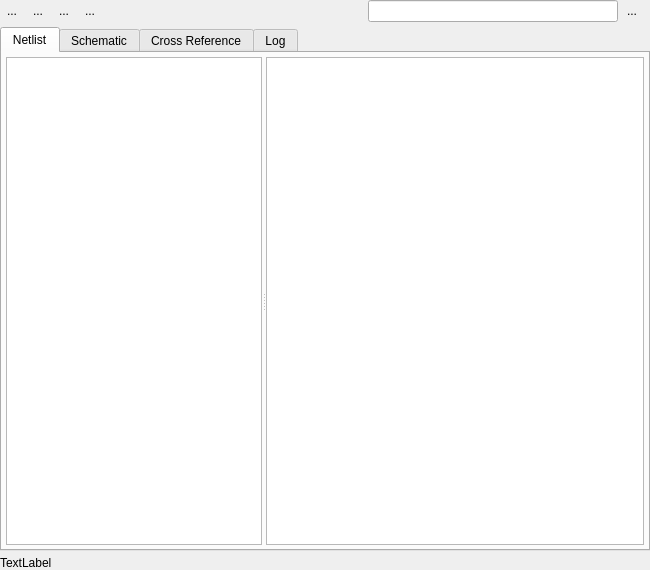
<?xml version="1.0" encoding="UTF-8"?>
<ui version="4.0">
 <class>NetlistBrowserPage</class>
 <widget class="QFrame" name="NetlistBrowserPage">
  <property name="geometry">
   <rect>
    <x>0</x>
    <y>0</y>
    <width>650</width>
    <height>570</height>
   </rect>
  </property>
  <property name="windowTitle">
   <string>Form</string>
  </property>
  <layout class="QHBoxLayout">
   <property name="spacing">
    <number>6</number>
   </property>
   <property name="leftMargin">
    <number>0</number>
   </property>
   <property name="topMargin">
    <number>0</number>
   </property>
   <property name="rightMargin">
    <number>0</number>
   </property>
   <property name="bottomMargin">
    <number>0</number>
   </property>
   <item>
    <widget class="QFrame" name="frame">
     <property name="sizePolicy">
      <sizepolicy hsizetype="Preferred" vsizetype="Preferred">
       <horstretch>1</horstretch>
       <verstretch>0</verstretch>
      </sizepolicy>
     </property>
     <property name="frameShape">
      <enum>QFrame::NoFrame</enum>
     </property>
     <property name="frameShadow">
      <enum>QFrame::Raised</enum>
     </property>
     <layout class="QVBoxLayout" name="verticalLayout">
      <property name="spacing">
       <number>5</number>
      </property>
      <property name="leftMargin">
       <number>0</number>
      </property>
      <property name="topMargin">
       <number>0</number>
      </property>
      <property name="rightMargin">
       <number>0</number>
      </property>
      <property name="bottomMargin">
       <number>0</number>
      </property>
      <item>
       <widget class="QFrame" name="frame_4">
        <property name="frameShape">
         <enum>QFrame::NoFrame</enum>
        </property>
        <property name="frameShadow">
         <enum>QFrame::Raised</enum>
        </property>
        <layout class="QHBoxLayout" name="horizontalLayout_3">
         <property name="spacing">
          <number>2</number>
         </property>
         <property name="leftMargin">
          <number>0</number>
         </property>
         <property name="topMargin">
          <number>0</number>
         </property>
         <property name="rightMargin">
          <number>0</number>
         </property>
         <property name="bottomMargin">
          <number>0</number>
         </property>
         <item>
          <widget class="QToolButton" name="backward">
           <property name="text">
            <string>...</string>
           </property>
           <property name="icon">
            <iconset resource="../../lay/lay/layResources.qrc">
             <normaloff>:/back_16.png</normaloff>:/back_16.png</iconset>
           </property>
           <property name="autoRaise">
            <bool>true</bool>
           </property>
          </widget>
         </item>
         <item>
          <widget class="QToolButton" name="forward">
           <property name="text">
            <string>...</string>
           </property>
           <property name="icon">
            <iconset resource="../../lay/lay/layResources.qrc">
             <normaloff>:/forward_16.png</normaloff>:/forward_16.png</iconset>
           </property>
           <property name="autoRaise">
            <bool>true</bool>
           </property>
          </widget>
         </item>
         <item>
          <widget class="QToolButton" name="info_button">
           <property name="toolTip">
            <string>Show more information about nets</string>
           </property>
           <property name="text">
            <string>...</string>
           </property>
           <property name="icon">
            <iconset resource="../../lay/lay/layResources.qrc">
             <normaloff>:/info_16.png</normaloff>:/info_16.png</iconset>
           </property>
           <property name="autoRaise">
            <bool>true</bool>
           </property>
          </widget>
         </item>
         <item>
          <widget class="QToolButton" name="rerun_button">
           <property name="text">
            <string>...</string>
           </property>
           <property name="icon">
            <iconset resource="../../lay/lay/layResources.qrc">
             <normaloff>:/run.png</normaloff>:/run.png</iconset>
           </property>
           <property name="shortcut">
            <string>F5</string>
           </property>
           <property name="autoRaise">
            <bool>true</bool>
           </property>
          </widget>
         </item>
         <item>
          <spacer name="horizontalSpacer">
           <property name="orientation">
            <enum>Qt::Horizontal</enum>
           </property>
           <property name="sizeHint" stdset="0">
            <size>
             <width>40</width>
             <height>20</height>
            </size>
           </property>
          </spacer>
         </item>
         <item>
          <widget class="lay::DecoratedLineEdit" name="find_text">
           <property name="sizePolicy">
            <sizepolicy hsizetype="Ignored" vsizetype="Fixed">
             <horstretch>1</horstretch>
             <verstretch>0</verstretch>
            </sizepolicy>
           </property>
           <property name="minimumSize">
            <size>
             <width>0</width>
             <height>0</height>
            </size>
           </property>
           <property name="maximumSize">
            <size>
             <width>250</width>
             <height>16777215</height>
            </size>
           </property>
          </widget>
         </item>
         <item>
          <widget class="QToolButton" name="find_button">
           <property name="toolTip">
            <string>Find in netlist</string>
           </property>
           <property name="text">
            <string>...</string>
           </property>
           <property name="icon">
            <iconset resource="../../lay/lay/layResources.qrc">
             <normaloff>:/find.png</normaloff>:/find.png</iconset>
           </property>
           <property name="autoRaise">
            <bool>true</bool>
           </property>
          </widget>
         </item>
         <item>
          <spacer name="horizontalSpacer_2">
           <property name="orientation">
            <enum>Qt::Horizontal</enum>
           </property>
           <property name="sizeType">
            <enum>QSizePolicy::Fixed</enum>
           </property>
           <property name="sizeHint" stdset="0">
            <size>
             <width>6</width>
             <height>20</height>
            </size>
           </property>
          </spacer>
         </item>
        </layout>
       </widget>
      </item>
      <item>
       <widget class="QTabWidget" name="mode_tab">
        <property name="currentIndex">
         <number>0</number>
        </property>
        <widget class="QWidget" name="tab">
         <attribute name="title">
          <string>Netlist</string>
         </attribute>
         <layout class="QVBoxLayout" name="verticalLayout_2">
          <property name="leftMargin">
           <number>4</number>
          </property>
          <property name="topMargin">
           <number>4</number>
          </property>
          <property name="rightMargin">
           <number>4</number>
          </property>
          <property name="bottomMargin">
           <number>4</number>
          </property>
          <item>
           <widget class="QFrame" name="frame_2">
            <property name="sizePolicy">
             <sizepolicy hsizetype="Preferred" vsizetype="Preferred">
              <horstretch>0</horstretch>
              <verstretch>1</verstretch>
             </sizepolicy>
            </property>
            <property name="frameShape">
             <enum>QFrame::NoFrame</enum>
            </property>
            <property name="frameShadow">
             <enum>QFrame::Raised</enum>
            </property>
            <layout class="QHBoxLayout" name="horizontalLayout">
             <property name="leftMargin">
              <number>0</number>
             </property>
             <property name="topMargin">
              <number>0</number>
             </property>
             <property name="rightMargin">
              <number>0</number>
             </property>
             <property name="bottomMargin">
              <number>0</number>
             </property>
             <item>
              <widget class="QSplitter" name="splitter">
               <property name="orientation">
                <enum>Qt::Horizontal</enum>
               </property>
               <widget class="QTreeView" name="nl_hierarchy_tree">
                <property name="sizePolicy">
                 <sizepolicy hsizetype="Expanding" vsizetype="Expanding">
                  <horstretch>0</horstretch>
                  <verstretch>0</verstretch>
                 </sizepolicy>
                </property>
                <attribute name="headerDefaultSectionSize">
                 <number>100</number>
                </attribute>
               </widget>
               <widget class="QTreeView" name="nl_directory_tree">
                <property name="sizePolicy">
                 <sizepolicy hsizetype="Expanding" vsizetype="Expanding">
                  <horstretch>1</horstretch>
                  <verstretch>0</verstretch>
                 </sizepolicy>
                </property>
                <property name="baseSize">
                 <size>
                  <width>0</width>
                  <height>0</height>
                 </size>
                </property>
                <property name="contextMenuPolicy">
                 <enum>Qt::ActionsContextMenu</enum>
                </property>
                <property name="selectionMode">
                 <enum>QAbstractItemView::ExtendedSelection</enum>
                </property>
                <property name="selectionBehavior">
                 <enum>QAbstractItemView::SelectRows</enum>
                </property>
                <property name="uniformRowHeights">
                 <bool>true</bool>
                </property>
                <property name="sortingEnabled">
                 <bool>true</bool>
                </property>
                <property name="allColumnsShowFocus">
                 <bool>true</bool>
                </property>
                <attribute name="headerVisible">
                 <bool>false</bool>
                </attribute>
                <attribute name="headerCascadingSectionResizes">
                 <bool>false</bool>
                </attribute>
                <attribute name="headerShowSortIndicator" stdset="0">
                 <bool>false</bool>
                </attribute>
                <attribute name="headerStretchLastSection">
                 <bool>false</bool>
                </attribute>
               </widget>
              </widget>
             </item>
            </layout>
           </widget>
          </item>
         </layout>
        </widget>
        <widget class="QWidget" name="tab_2">
         <attribute name="title">
          <string>Schematic</string>
         </attribute>
         <layout class="QVBoxLayout" name="verticalLayout_3">
          <property name="leftMargin">
           <number>4</number>
          </property>
          <property name="topMargin">
           <number>4</number>
          </property>
          <property name="rightMargin">
           <number>4</number>
          </property>
          <property name="bottomMargin">
           <number>4</number>
          </property>
          <item>
           <widget class="QFrame" name="frame_5">
            <property name="sizePolicy">
             <sizepolicy hsizetype="Preferred" vsizetype="Preferred">
              <horstretch>0</horstretch>
              <verstretch>1</verstretch>
             </sizepolicy>
            </property>
            <property name="frameShape">
             <enum>QFrame::NoFrame</enum>
            </property>
            <property name="frameShadow">
             <enum>QFrame::Raised</enum>
            </property>
            <layout class="QHBoxLayout" name="horizontalLayout_4">
             <property name="leftMargin">
              <number>0</number>
             </property>
             <property name="topMargin">
              <number>0</number>
             </property>
             <property name="rightMargin">
              <number>0</number>
             </property>
             <property name="bottomMargin">
              <number>0</number>
             </property>
             <item>
              <widget class="QSplitter" name="splitter_3">
               <property name="orientation">
                <enum>Qt::Horizontal</enum>
               </property>
               <widget class="QTreeView" name="sch_hierarchy_tree">
                <property name="sizePolicy">
                 <sizepolicy hsizetype="Expanding" vsizetype="Expanding">
                  <horstretch>0</horstretch>
                  <verstretch>0</verstretch>
                 </sizepolicy>
                </property>
                <attribute name="headerDefaultSectionSize">
                 <number>100</number>
                </attribute>
               </widget>
               <widget class="QTreeView" name="sch_directory_tree">
                <property name="sizePolicy">
                 <sizepolicy hsizetype="Expanding" vsizetype="Expanding">
                  <horstretch>1</horstretch>
                  <verstretch>0</verstretch>
                 </sizepolicy>
                </property>
                <property name="baseSize">
                 <size>
                  <width>0</width>
                  <height>0</height>
                 </size>
                </property>
                <property name="contextMenuPolicy">
                 <enum>Qt::ActionsContextMenu</enum>
                </property>
                <property name="selectionMode">
                 <enum>QAbstractItemView::ExtendedSelection</enum>
                </property>
                <property name="selectionBehavior">
                 <enum>QAbstractItemView::SelectRows</enum>
                </property>
                <property name="uniformRowHeights">
                 <bool>true</bool>
                </property>
                <property name="sortingEnabled">
                 <bool>true</bool>
                </property>
                <property name="allColumnsShowFocus">
                 <bool>true</bool>
                </property>
                <attribute name="headerVisible">
                 <bool>false</bool>
                </attribute>
                <attribute name="headerCascadingSectionResizes">
                 <bool>false</bool>
                </attribute>
                <attribute name="headerShowSortIndicator" stdset="0">
                 <bool>false</bool>
                </attribute>
                <attribute name="headerStretchLastSection">
                 <bool>false</bool>
                </attribute>
               </widget>
              </widget>
             </item>
            </layout>
           </widget>
          </item>
         </layout>
        </widget>
        <widget class="QWidget" name="tab_3">
         <attribute name="title">
          <string>Cross Reference</string>
         </attribute>
         <layout class="QVBoxLayout" name="verticalLayout_4">
          <property name="leftMargin">
           <number>4</number>
          </property>
          <property name="topMargin">
           <number>4</number>
          </property>
          <property name="rightMargin">
           <number>4</number>
          </property>
          <property name="bottomMargin">
           <number>4</number>
          </property>
          <item>
           <widget class="QFrame" name="frame_6">
            <property name="sizePolicy">
             <sizepolicy hsizetype="Preferred" vsizetype="Preferred">
              <horstretch>0</horstretch>
              <verstretch>1</verstretch>
             </sizepolicy>
            </property>
            <property name="frameShape">
             <enum>QFrame::NoFrame</enum>
            </property>
            <property name="frameShadow">
             <enum>QFrame::Raised</enum>
            </property>
            <layout class="QHBoxLayout" name="horizontalLayout_5">
             <property name="leftMargin">
              <number>0</number>
             </property>
             <property name="topMargin">
              <number>0</number>
             </property>
             <property name="rightMargin">
              <number>0</number>
             </property>
             <property name="bottomMargin">
              <number>0</number>
             </property>
             <item>
              <widget class="QSplitter" name="splitter_4">
               <property name="orientation">
                <enum>Qt::Horizontal</enum>
               </property>
               <widget class="QTreeView" name="xref_hierarchy_tree">
                <property name="sizePolicy">
                 <sizepolicy hsizetype="Expanding" vsizetype="Expanding">
                  <horstretch>0</horstretch>
                  <verstretch>0</verstretch>
                 </sizepolicy>
                </property>
                <attribute name="headerDefaultSectionSize">
                 <number>100</number>
                </attribute>
               </widget>
               <widget class="QTreeView" name="xref_directory_tree">
                <property name="sizePolicy">
                 <sizepolicy hsizetype="Expanding" vsizetype="Expanding">
                  <horstretch>1</horstretch>
                  <verstretch>0</verstretch>
                 </sizepolicy>
                </property>
                <property name="baseSize">
                 <size>
                  <width>0</width>
                  <height>0</height>
                 </size>
                </property>
                <property name="contextMenuPolicy">
                 <enum>Qt::ActionsContextMenu</enum>
                </property>
                <property name="selectionMode">
                 <enum>QAbstractItemView::ExtendedSelection</enum>
                </property>
                <property name="selectionBehavior">
                 <enum>QAbstractItemView::SelectRows</enum>
                </property>
                <property name="uniformRowHeights">
                 <bool>true</bool>
                </property>
                <property name="sortingEnabled">
                 <bool>true</bool>
                </property>
                <property name="allColumnsShowFocus">
                 <bool>true</bool>
                </property>
                <attribute name="headerVisible">
                 <bool>false</bool>
                </attribute>
                <attribute name="headerCascadingSectionResizes">
                 <bool>false</bool>
                </attribute>
                <attribute name="headerShowSortIndicator" stdset="0">
                 <bool>false</bool>
                </attribute>
                <attribute name="headerStretchLastSection">
                 <bool>false</bool>
                </attribute>
               </widget>
              </widget>
             </item>
            </layout>
           </widget>
          </item>
         </layout>
        </widget>
        <widget class="QWidget" name="tab_4">
         <attribute name="title">
          <string>Log</string>
         </attribute>
         <layout class="QVBoxLayout" name="verticalLayout_5">
          <property name="leftMargin">
           <number>4</number>
          </property>
          <property name="topMargin">
           <number>4</number>
          </property>
          <property name="rightMargin">
           <number>4</number>
          </property>
          <property name="bottomMargin">
           <number>4</number>
          </property>
          <item>
           <widget class="QTreeView" name="log_view">
            <property name="headerHidden">
             <bool>true</bool>
            </property>
            <attribute name="headerVisible">
             <bool>false</bool>
            </attribute>
           </widget>
          </item>
         </layout>
        </widget>
       </widget>
      </item>
      <item>
       <widget class="QFrame" name="frame_3">
        <property name="frameShape">
         <enum>QFrame::NoFrame</enum>
        </property>
        <property name="frameShadow">
         <enum>QFrame::Raised</enum>
        </property>
        <layout class="QHBoxLayout" name="horizontalLayout_2">
         <property name="leftMargin">
          <number>0</number>
         </property>
         <property name="topMargin">
          <number>0</number>
         </property>
         <property name="rightMargin">
          <number>0</number>
         </property>
         <property name="bottomMargin">
          <number>0</number>
         </property>
         <item>
          <widget class="QLabel" name="info_label">
           <property name="text">
            <string>TextLabel</string>
           </property>
          </widget>
         </item>
        </layout>
       </widget>
      </item>
     </layout>
    </widget>
   </item>
  </layout>
  <action name="actionCollapseAll">
   <property name="text">
    <string>Collapse All</string>
   </property>
  </action>
  <action name="actionExpandAll">
   <property name="text">
    <string>Expand All</string>
   </property>
  </action>
  <action name="actionUseRegularExpressions">
   <property name="checkable">
    <bool>true</bool>
   </property>
   <property name="text">
    <string>Use Regular Expressions</string>
   </property>
  </action>
  <action name="actionCaseSensitive">
   <property name="checkable">
    <bool>true</bool>
   </property>
   <property name="text">
    <string>Case Sensitive</string>
   </property>
  </action>
  <action name="actionExportAll">
   <property name="text">
    <string>Export All</string>
   </property>
  </action>
  <action name="actionExportSelected">
   <property name="text">
    <string>Export Selected Nets</string>
   </property>
  </action>
  <action name="actionUnselectAll">
   <property name="text">
    <string>Unselect All</string>
   </property>
   <property name="shortcut">
    <string>Esc</string>
   </property>
  </action>
 </widget>
 <customwidgets>
  <customwidget>
   <class>lay::DecoratedLineEdit</class>
   <extends>QLineEdit</extends>
   <header>layWidgets.h</header>
  </customwidget>
 </customwidgets>
 <tabstops>
  <tabstop>backward</tabstop>
  <tabstop>forward</tabstop>
  <tabstop>info_button</tabstop>
  <tabstop>find_text</tabstop>
  <tabstop>find_button</tabstop>
 </tabstops>
 <resources>
  <include location="../../lay/lay/layResources.qrc"/>
 </resources>
 <connections/>
</ui>
